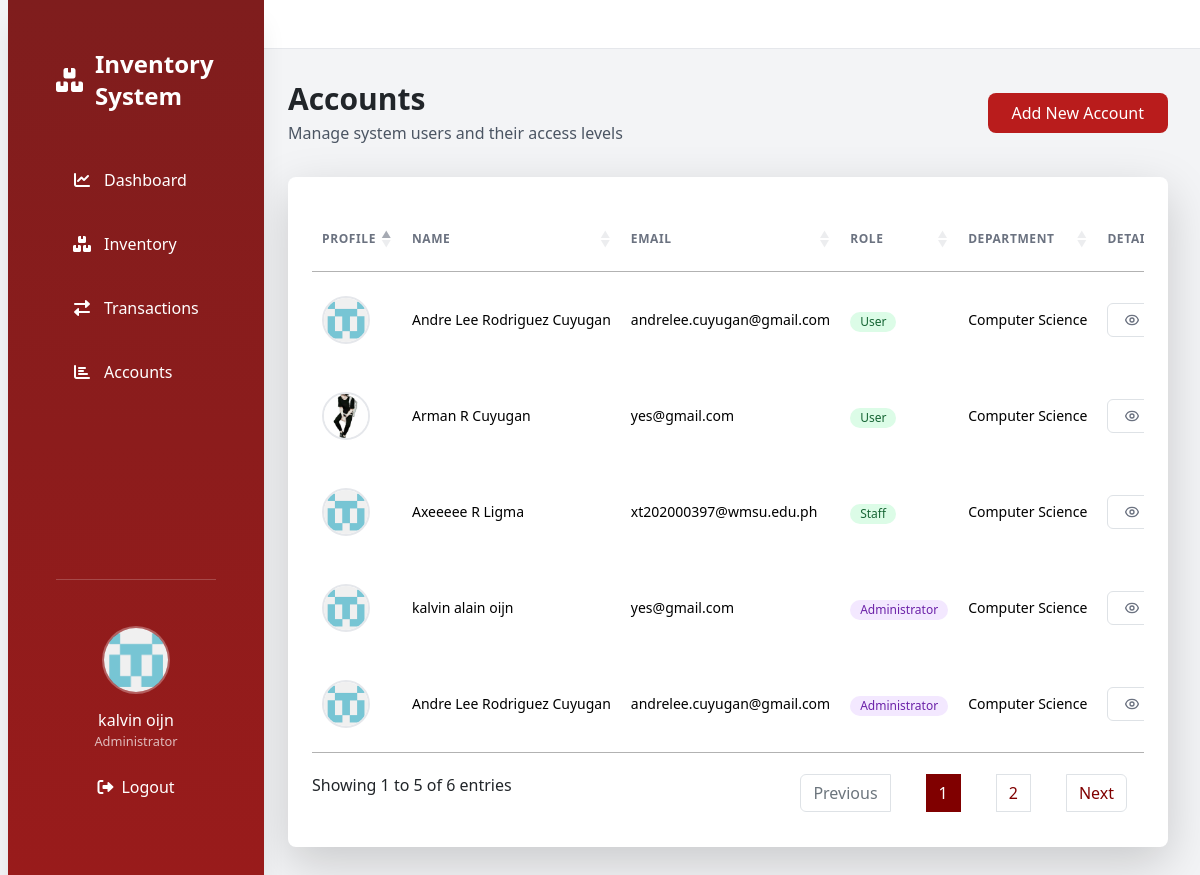
Screenshot of /admin/account.php (signed in) with the database file from the repository.
### tables this page shows
CREATE TABLE `users` (
  `id` int(11) NOT NULL,
  `department_id` int(11) NOT NULL,
  `role_id` int(11) NOT NULL,
  `username` varchar(255) NOT NULL,
  `password` varchar(255) NOT NULL,
  `email` varchar(255) DEFAULT NULL,
  `first_name` varchar(255) NOT NULL,
  `middle_name` varchar(255) DEFAULT NULL,
  `last_name` varchar(255) NOT NULL,
  `age` int(11) NOT NULL,
  `address` varchar(255) NOT NULL,
  `contact_number` varchar(20) DEFAULT NULL,
  `profile_image` varchar(255) NOT NULL,
  `created_at` timestamp NOT NULL DEFAULT current_timestamp(),
  `updated_at` timestamp NOT NULL DEFAULT current_timestamp() ON UPDATE current_timestamp()
);

CREATE TABLE `role` (
  `id` int(11) NOT NULL,
  `name` varchar(255) NOT NULL
);

CREATE TABLE `department` (
  `id` int(11) NOT NULL,
  `name` varchar(255) NOT NULL
);

### classes/account.class.php (called while the page is built, shortened)
<?php
require_once 'Database.class.php';
class Account
{
    private $db;
    public function __construct()
    {
        $this->db = new Database();
    }
    public function fetchAccounts()
    {
        $sql = "SELECT users.*, role.name AS role, department.name AS department FROM users INNER JOIN role ON users.role_id = role.id INNER JOIN department ON users.department_id = department.id";
        $result = $this->db->connect()->query($sql);
        return $result->fetchAll(PDO::FETCH_ASSOC);
    }
}

### classes/database.class.php (called while the page is built)
<?php
class Database
{
    private $host = 'localhost';
    private $username = 'root';
    private $password = '';
    private $dbname = 'system';
    protected $connection;
    public function connect()
    {
        if ($this->connection === null) {
            try {
                $this->connection = new PDO("mysql:host=$this->host;dbname=$this->dbname", $this->username, $this->password);
                $this->connection->setAttribute(PDO::ATTR_ERRMODE, PDO::ERRMODE_EXCEPTION);
                $this->connection->setAttribute(PDO::ATTR_DEFAULT_FETCH_MODE, PDO::FETCH_ASSOC);
            } catch (PDOException $e) {
                die("Connection failed: " . $e->getMessage());
            }
        }
        return $this->connection;
    }
}
?>

### admin/account.php (the view, shortened to what this page needs)
<?php
require_once '../classes/account.class.php';
$account = new Account();
$accounts = $account->fetchAccounts();
?>
<?php require_once '../includes/header.php'; ?>
<link rel="stylesheet" type="text/css" href="https://cdn.datatables.net/1.10.25/css/jquery.dataTables.css">
<body class="bg-gray-100 min-h-screen flex relative overflow-x-hidden">
    <?php require_once '../includes/side_bar.php'; ?>
    <div class="ml-[16rem] flex-1 w-[calc(100%-16rem)]">
        <?php require_once '../includes/top_nav.php'; ?>
        <main class="p-8">
            <div class="flex justify-between items-center mb-8 flex-wrap gap-5">
                <div>
                    <h2 class="text-3xl font-bold mb-1">Accounts</h2>
                    <p class="text-gray-600">Manage system users and their access levels</p>
                </div>
                <div class="flex gap-3">
                    <button class="px-4 py-2 bg-red-700 text-white rounded-lg hover:bg-red-800" onclick="showAddAccountModal()">
                        Add New Account
                    </button>
                </div>
            </div>
            <div class="bg-white dark:bg-gray-800 rounded-lg shadow-lg overflow-hidden">
                <div class="p-6">
                    <div class="overflow-x-auto">
                        <table id="accountTable" class="min-w-full divide-y divide-gray-200 dark:divide-gray-700">
                            <thead>
                                <tr>
                                    <th class="px-6 py-4 text-left text-xs font-medium text-gray-500 uppercase tracking-wider">Profile</th>
                                    <th class="px-6 py-4 text-left text-xs font-medium text-gray-500 uppercase tracking-wider">Name</th>
                                    <th class="px-6 py-4 text-left text-xs font-medium text-gray-500 uppercase tracking-wider">Email</th>
                                    <th class="px-6 py-4 text-left text-xs font-medium text-gray-500 uppercase tracking-wider">Role</th>
                                    <th class="px-6 py-4 text-left text-xs font-medium text-gray-500 uppercase tracking-wider">Department</th>
                                    <th class="px-6 py-4 text-left text-xs font-medium text-gray-500 uppercase tracking-wider">Details</th>
                                </tr>
                            </thead>
                            <tbody class="bg-white divide-y divide-gray-200 dark:divide-gray-700">
                                <?php foreach ($accounts as $account): ?>
                                    <tr class="transition-colors duration-200 account-row" data-department="<?php echo $account['department']; ?>">
                                        <td class="px-6 py-4 whitespace-nowrap">
                                            <div class="flex items-center">
                                                <div class="flex-shrink-0 h-12 w-12">
                                                    <img class="h-12 w-12 rounded-full object-cover border-2 border-gray-200"
                                                        src="<?php echo $account['profile_image'] ? $account['profile_image'] : '../assets/default-profile.png'; ?>"
                                                        alt="Profile">
                                                </div>
                                            </div>
                                        </td>
                                        <td class="px-6 py-4 whitespace-nowrap">
                                            <div class="text-sm font-medium text-black dark:text-white account-name">
                                                <?php echo $account['first_name'] . ' ' . $account['middle_name'] . ' ' . $account['last_name']; ?>
                                            </div>
                                        </td>
                                        <td class="px-6 py-4 whitespace-nowrap">
                                            <div class="text-sm text-gray-600 text-black dark:text-gray-300 account-email">
                                                <?php echo $account['email']; ?>
                                            </div>
                                        </td>
                                        <td class="px-6 py-4 whitespace-nowrap">
                                            <span class="inline-flex items-center px-2.5 py-0.5 rounded-full text-xs font-medium
                                            <?php echo $account['role'] === Role::Administrator->value ? 'bg-purple-100 text-purple-800' : 'bg-green-100 text-green-800'; ?>">
                                                <?php echo $account['role']; ?>
                                            </span>
                                        </td>
                                        <td class="px-6 py-4 whitespace-nowrap">
                                            <div class="text-sm text-gray-600 text-black dark:text-gray-300 account-department">
                                                <?php echo $account['department']; ?>
                                            </div>
                                        </td>
                                        <td class="px-6 py-4 whitespace-nowrap">
                                            <button class="inline-flex items-center px-3 py-1.5 border border-gray-300 rounded-md text-sm font-medium text-gray-700 bg-white hover:bg-gray-50 focus:outline-none focus:ring-2 focus:ring-offset-2 focus:ring-indigo-500"
                                                onclick="showUserDetailsModal(<?php echo $account['id']; ?>)">
                                            </button>
                                        </td>
                                    </tr>
                                <?php endforeach; ?>
                            </tbody>
                        </table>
                    </div>
                </div>
            </div>
        </main>
    </div>
</body>
</html>

### includes/header.php (shortened to what this page needs)
<?php
require_once '../classes/database.class.php';
?>
<!DOCTYPE html>
<html lang="en">
<head>
    <link rel="stylesheet" href="https://cdnjs.cloudflare.com/ajax/libs/font-awesome/6.0.0/css/all.min.css">
    <link href="https://cdn.jsdelivr.net/npm/bootstrap@5.3.0/dist/css/bootstrap.min.css" rel="stylesheet">
    <link href="../assets/css/custom.css" rel="stylesheet">
    <link rel="stylesheet" href="https://cdn.datatables.net/1.13.6/css/jquery.dataTables.css">
    <link rel="stylesheet" href="https://cdn.datatables.net/responsive/2.5.0/css/responsive.dataTables.min.css">
    <link href="https://cdn.datatables.net/1.13.4/css/dataTables.bootstrap5.min.css" rel="stylesheet">
    <script src="https://cdn.tailwindcss.com"></script>
</head>

### includes/side_bar.php
<?php
$links = [
    ['name' => 'Dashboard', 'url' => '../admin/dashboard.php', 'icon' => 'fas fa-chart-line', 'role_access' => [Role::Administrator->value]],
    ['name' => 'Inventory', 'url' => '../admin/inventory.php', 'icon' => 'fas fa-boxes', 'role_access' => [Role::Administrator->value]],
    ['name' => 'Transactions', 'url' => '../admin/transaction.php', 'icon' => 'fas fa-exchange-alt', 'role_access' => [Role::Administrator->value, Role::Staff->value]],
    ['name' => 'Accounts', 'url' => '../admin/account.php', 'icon' => 'fas fa-chart-bar', 'role_access' => [Role::Administrator->value]],
    ['name' => 'Available Items', 'url' => '../user/user_interface.php', 'icon' => 'fas fa-exchange-alt', 'role_access' => [Role::User->value]],
    ['name' => 'My Borrowings', 'url' => '../user/myborrowings.php', 'icon' => 'fas fa-chart-bar', 'role_access' => [Role::User->value]]
];
?>
<div class="bg-gradient-to-b from-red-900 to-red-800 w-64 p-5 flex flex-col text-white h-screen fixed left-0 top-0 z-50 transition-transform duration-300 transform shadow-xl" id="sidebar">
    <a href="#" class="text-2xl font-bold mb-10 flex items-center">
        <i class="fas fa-boxes-stacked mr-3"></i>
        <span><?= $_SESSION['role'] == Role::Administrator->value ? 'Inventory System' : 'Borrowing System' ?></span>
    </a>
    <div class="flex-1">
        <div class="space-y-2">
            <?php foreach ($links as $link):
                if (in_array($_SESSION['role'], $link['role_access'])) {
            ?>
                    <div class="flex items-center p-3 rounded-lg transition-all duration-200 hover:bg-white/10 hover:translate-x-2">
                        <i class="<?= $link['icon'] ?> mr-3 w-5 text-center"></i>
                        <a href="<?= $link['url'] ?>" class="text-white hover:text-white/90"><?= $link['name'] ?></a>
                    </div>
            <?php }
            endforeach ?>
        </div>
    </div>
    <div class="pt-5 border-t border-white/20">
        <div class="flex flex-col items-center mb-4">
            <div class="w-16 h-16 rounded-full overflow-hidden mb-3 ring-2 ring-white/30">
                <img src="<?= !empty($_SESSION['profile_image']) ? $_SESSION['profile_image'] :  '../assets/default-profile.png' ?>" alt="Profile" class="w-full h-full object-cover">
            </div>
            <span class="font-medium"><?= $_SESSION['first_name'] . " " . $_SESSION['last_name'] ?></span>
            <small class="text-white/70"><?= ucwords($_SESSION['role']) ?></small>
            <a href="../admin/logout.php" class="mt-3 flex items-center p-2 rounded-lg transition-all duration-200 hover:bg-white/10">
                <i class="fas fa-sign-out-alt mr-2"></i>
                <span>Logout</span>
            </a>
        </div>
    </div>
</div>

### includes/top_nav.php (shortened to what this page needs)
<div class="bg-white border-b border-gray-200 p-4 sticky top-0 z-40">
</div>

### assets/css/custom.css (style rules this page uses)
:root { --brand-color: #800000; --brand-hover: #660000; --brand-active: #590000; }

### rows the page displays
users: first_name "Andre Lee", middle_name "Rodriguez", last_name "Cuyugan", email "andrelee.cuyugan@gmail.com", role.name "User", department.name "Computer Science"
users: profile_image (picture), first_name "Arman", middle_name "R", last_name "Cuyugan", email "yes@gmail.com", role.name "User", department.name "Computer Science"
users: profile_image (placeholder picture), first_name "Axeeeee", middle_name "R", last_name "Ligma", email "xt202000397@wmsu.edu.ph", role.name "Staff", department.name "Computer Science"
users: profile_image (placeholder picture), first_name "kalvin", middle_name "alain", last_name "oijn", email "yes@gmail.com", role.name "Administrator", department.name "Computer Science"
users: first_name "Andre Lee", middle_name "Rodriguez", last_name "Cuyugan", email "andrelee.cuyugan@gmail.com", role.name "Administrator", department.name "Computer Science"

### other values shown
$link['name'] "Dashboard"
$link['name'] "Inventory"
$link['name'] "Transactions"
$link['name'] "Accounts"
$_SESSION['first_name'] "kalvin"
$_SESSION['last_name'] "oijn"
$_SESSION['role'] "Administrator"
